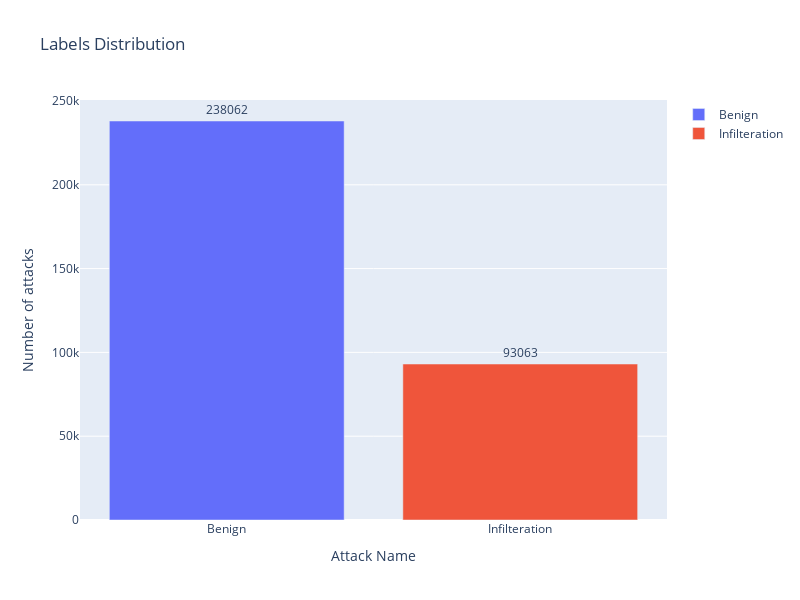

This figure's notebook cell:
### Code cell
showAttackDistribution(rawsData['Label'])

### Figure 1 — Plotly figure (JSON) as saved in the notebook; plotly's stock layout.template omitted (floating-point values rounded to 4 significant figures)
{"data": [{"name": "Benign", "orientation": "v", "text": "238062", "textposition": "outside", "type": "bar", "x": ["Benign"], "y": [238062]}, {"name": "Infilteration", "orientation": "v", "text": "93063", "textposition": "outside", "type": "bar", "x": ["Infilteration"], "y": [93063]}], "layout": {"height": 600, "title": {"text": "Labels Distribution"}, "width": 800, "xaxis": {"title": {"text": "Attack Name"}}, "yaxis": {"title": {"text": "Number of attacks"}}}}
